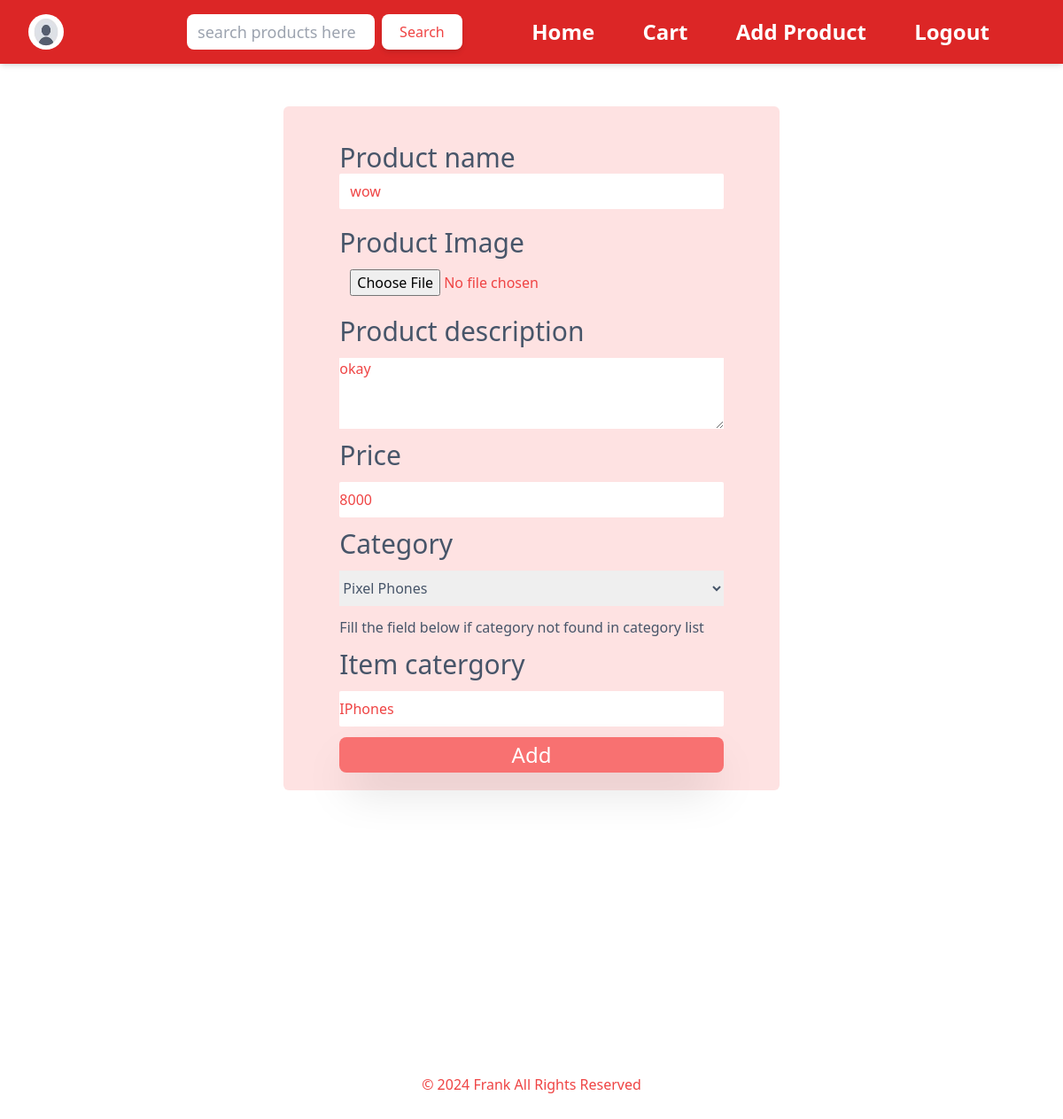
/editproduct/7 (signed in), run on the app's committed database.
### shop/models.py (models this page shows, shortened)
class User(AbstractUser):
    name = models.CharField(max_length=200, null=True)
    email = models.EmailField(unique = True, null=True)
    avatar = models.ImageField(upload_to="images", default="images/profile.jpeg", null=True)
    address = models.CharField(max_length=200, null=True)
    code = models.IntegerField(unique=False, null=True)
    USERNAME_FIELD = 'email'
    REQUIRED_FIELDS = []

class Product(models.Model):
    name = models.CharField(max_length=200)
    description = models.TextField(null=True)
    image = models.ImageField(upload_to="images", null=True)
    price = models.PositiveIntegerField()
    seller = models.ForeignKey(User, on_delete=models.CASCADE)
    category = models.ForeignKey(Category, on_delete=models.CASCADE)
    updated = models.DateTimeField(auto_now=True)
    created = models.DateTimeField(auto_now_add=True)
    class Meta:
        ordering = ['-updated','-created']

class Category(models.Model):
    name = models.CharField(max_length=200)

### shop/views.py (the view, shortened to what this page needs)
# urls.py: path('editproduct/<str:pk>', views.editProduct, name="editproduct"),
@login_required(login_url='login')
def editProduct(request,pk):
    product = Product.objects.get(id = pk)
    categories = Category.objects.all()
    context = {'categories': categories, 'product': product}
    return render(request, 'shop/addProduct.html', context)

### shop/templates/shop/addProduct.html (shortened to what this page needs)
{% extends 'shop/main.html' %}
{% block content %}
<main class="mt-20 flex items-center justify-center flex-col">
    <form action=""
    method = 'post'
    enctype="multipart/form-data"
    class="flex rounded-md flex-col space-y-5 bg-red-100 items-center justify-center p-5 w-full  md:w-1/2 text-slate-600">
        <div class="w-5/6 flex flex-col">
            <label
                for="productname"
                class="text-3xl font-medium">Product name</label>
            <input type="text" class=" rounded-sm h-10 text-red-500 px-3" name="name" value = "{{product.name}}" required>
        </div>
        <div class="w-5/6 flex flex-col space-y-3">
                <label
                for="image"
                class="text-3xl font-medium">Product Image</label>
            <input type="file"
            class=" rounded-sm h-10 text-red-500 px-3"
            accept="image/*"
            name="image"
            id="image"
            value="{{product.image}}"
            required>
            <label
                for="description"
                class="text-3xl font-medium">Product description</label>
                <textarea name="description"
                id="description"
                name="description"
                class=" h-20 text-red-500 "
                required>{{product.description}}</textarea>
            <label
                for="price"
                class="text-3xl font-medium">Price</label>
            <input type="number"
                class=" rounded-sm h-10 text-red-500"
                name="price"
                value="{{product.price}}"
                required>
            <label
                for="category"
                class="text-3xl font-medium">Category</label>
                <select name="category"
                    id="category"
                    class="h-10"
                    required>
                    {% for category in categories %}
                    <option value="{{category.id}}" class="bg-red-100 text-black">{{category.name}}</option>
                {% endfor %}
                </select>
            <p class="my-5 text-center md:text-start">Fill the field below if category not found in category list</p>
            <label
                for="price"
                class="text-3xl font-medium">Item catergory</label>
            <input type="text"
                class=" rounded-sm h-10 text-red-500"
                name="other"
                value="{{product.category.name}}"
                >
            <button type="submit" class="w-full h-10 bg-red-400 text-white text-2xl font-medium rounded-lg shadow-2xl mt-10">Add</button>
        </div>
    </form>
</main>
{% endblock content %}

### shop/templates/shop/navbar.html (shortened to what this page needs)
<div class="w-full fixed flex flex-row px-4 bg-red-600 top-0 left-0 text-white items-center  shadow-md gap-1">
    <a href="{% url 'profile' request.user.id %}" class="w-2/6 md:w-1/6 m-4">
        <div class="logo text-6xl font-bold w-full flex flex-row items-center gap-5">
            {% if request.user.is_authenticated %}
            <img src="{{request.user.avatar.url}}" alt="ProfilePicture" class="w-10 h-10 rounded-full">
            {% else %}
            <h1 class="text-3xl">Logo</h1>
            {% endif %}
        </div>
    </a>
                <form action="{% url 'home' %}" class="flex w-full lg:w-2/6  justify-start space-x-2 ">
                    <input type="text" name="q" placeholder="search products here" class="w-2/3
                    font-normal  text-black rounded-lg text-lg px-3"
                    >
                    <button type="submit" class="md:px-5 md:py-2 px-2 py-1 shadow-md rounded-lg bg-white text-red-500">Search</button>
                </form>
    <div id="content" class="hidden lg:w-4/6 w-full absolute
                                lg:relative flex flex-col md:bg-red-600 bg-red-100 top-[100%]
                                lg:-top-1 lg:flex lg:flex-row
                                lg:justify-between items-start  px-10 right-0 h-[50vh] md:h-[120%]
                                transition-all duration-2000 ease-in-out pt-10   lg:py-0 ">
        <ul class="flex lg:flex-row justify-center lg:justify-around items-center
                    lg:items-end w-full font-bold text-2xl flex-col space-y-2 text-slate-600 md:text-white">
            <li class="hover:bg-red-300 "><a href="{% url 'home' %}"  >Home</a></li>
            <li class="hover:bg-red-300"><a href="{% url 'cart' %}" >Cart</a></li>
            <li class="hover:bg-red-300"><a href="{% url 'addproduct' %}" class="">Add Product</a></li>
            {% if request.user.is_authenticated %}
            <li class="hover:bg-red-300"><a href="{% url 'logout' %}">Logout</a> </li>
            {% else %}
            <li class="hover:bg-red-300"><a href="{% url 'login' %}">Login</a> </li>
            <li class="hover:bg-red-300"><a href="{% url 'signup' %}">Signup</a></li>
            {% endif %}
        </ul>
    </div>
</div>

### static/styles/style.css (style rules this page uses)
input { outline: none; width: 100%; }

### data on the page
User: user.avatar (placeholder picture)
Product: name "wow", description "okay", price "8000", other "IPhones"

### other printed values
form field category "Pixel Phones"
